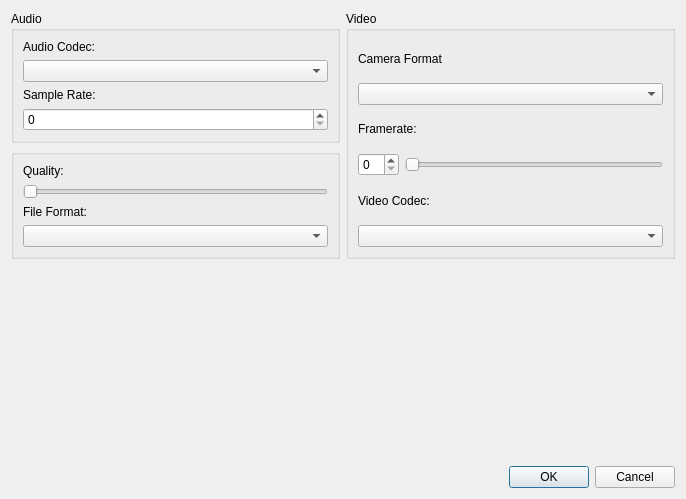
<?xml version="1.0" encoding="UTF-8"?>
<ui version="4.0">
 <class>VideoSettingsUi</class>
 <widget class="QDialog" name="VideoSettingsUi">
  <property name="geometry">
   <rect>
    <x>0</x>
    <y>0</y>
    <width>686</width>
    <height>499</height>
   </rect>
  </property>
  <property name="windowTitle">
   <string>Video Settings</string>
  </property>
  <layout class="QGridLayout" name="gridLayout_3">
   <item row="4" column="1">
    <widget class="QDialogButtonBox" name="buttonBox">
     <property name="orientation">
      <enum>Qt::Horizontal</enum>
     </property>
     <property name="standardButtons">
      <set>QDialogButtonBox::Cancel|QDialogButtonBox::Ok</set>
     </property>
    </widget>
   </item>
   <item row="2" column="1">
    <widget class="QGroupBox" name="groupBox_2">
     <property name="title">
      <string>Video</string>
     </property>
     <layout class="QGridLayout" name="gridLayout_2">
      <item row="0" column="0" colspan="2">
       <widget class="QLabel" name="label_8">
        <property name="text">
         <string>Camera Format</string>
        </property>
       </widget>
      </item>
      <item row="5" column="0" colspan="2">
       <widget class="QComboBox" name="videoCodecBox"/>
      </item>
      <item row="2" column="0" colspan="2">
       <widget class="QLabel" name="label_9">
        <property name="text">
         <string>Framerate:</string>
        </property>
       </widget>
      </item>
      <item row="4" column="0" colspan="2">
       <widget class="QLabel" name="label_6">
        <property name="text">
         <string>Video Codec:</string>
        </property>
       </widget>
      </item>
      <item row="1" column="0" colspan="2">
       <widget class="QComboBox" name="videoFormatBox"/>
      </item>
      <item row="3" column="0" colspan="2">
       <layout class="QHBoxLayout" name="horizontalLayout">
        <item>
         <widget class="QSpinBox" name="fpsSpinBox"/>
        </item>
        <item>
         <widget class="QSlider" name="fpsSlider">
          <property name="orientation">
           <enum>Qt::Horizontal</enum>
          </property>
         </widget>
        </item>
       </layout>
      </item>
     </layout>
    </widget>
   </item>
   <item row="2" column="0">
    <widget class="QWidget" name="widget" native="true">
     <property name="sizePolicy">
      <sizepolicy hsizetype="Preferred" vsizetype="Preferred">
       <horstretch>0</horstretch>
       <verstretch>0</verstretch>
      </sizepolicy>
     </property>
     <layout class="QVBoxLayout" name="verticalLayout_3">
      <property name="leftMargin">
       <number>0</number>
      </property>
      <property name="topMargin">
       <number>0</number>
      </property>
      <property name="rightMargin">
       <number>0</number>
      </property>
      <property name="bottomMargin">
       <number>0</number>
      </property>
      <item>
       <widget class="QGroupBox" name="groupBox_3">
        <property name="title">
         <string>Audio</string>
        </property>
        <layout class="QVBoxLayout" name="verticalLayout_2">
         <item>
          <widget class="QLabel" name="label_2">
           <property name="text">
            <string>Audio Codec:</string>
           </property>
          </widget>
         </item>
         <item>
          <widget class="QComboBox" name="audioCodecBox"/>
         </item>
         <item>
          <widget class="QLabel" name="label_5">
           <property name="text">
            <string>Sample Rate:</string>
           </property>
          </widget>
         </item>
         <item>
          <widget class="QSpinBox" name="audioSampleRateBox"/>
         </item>
        </layout>
       </widget>
      </item>
      <item>
       <widget class="QGroupBox" name="groupBox">
        <layout class="QVBoxLayout" name="verticalLayout">
         <item>
          <widget class="QLabel" name="label_3">
           <property name="text">
            <string>Quality:</string>
           </property>
          </widget>
         </item>
         <item>
          <widget class="QSlider" name="qualitySlider">
           <property name="maximum">
            <number>4</number>
           </property>
           <property name="orientation">
            <enum>Qt::Horizontal</enum>
           </property>
          </widget>
         </item>
         <item>
          <widget class="QLabel" name="label_4">
           <property name="text">
            <string>File Format:</string>
           </property>
          </widget>
         </item>
         <item>
          <widget class="QComboBox" name="containerFormatBox"/>
         </item>
        </layout>
       </widget>
      </item>
     </layout>
    </widget>
   </item>
   <item row="3" column="0">
    <spacer name="verticalSpacer">
     <property name="orientation">
      <enum>Qt::Vertical</enum>
     </property>
     <property name="sizeHint" stdset="0">
      <size>
       <width>20</width>
       <height>40</height>
      </size>
     </property>
    </spacer>
   </item>
  </layout>
 </widget>
 <resources/>
 <connections>
  <connection>
   <sender>buttonBox</sender>
   <signal>accepted()</signal>
   <receiver>VideoSettingsUi</receiver>
   <slot>accept()</slot>
   <hints>
    <hint type="sourcelabel">
     <x>322</x>
     <y>272</y>
    </hint>
    <hint type="destinationlabel">
     <x>44</x>
     <y>230</y>
    </hint>
   </hints>
  </connection>
  <connection>
   <sender>buttonBox</sender>
   <signal>rejected()</signal>
   <receiver>VideoSettingsUi</receiver>
   <slot>reject()</slot>
   <hints>
    <hint type="sourcelabel">
     <x>405</x>
     <y>262</y>
    </hint>
    <hint type="destinationlabel">
     <x>364</x>
     <y>227</y>
    </hint>
   </hints>
  </connection>
 </connections>
</ui>
